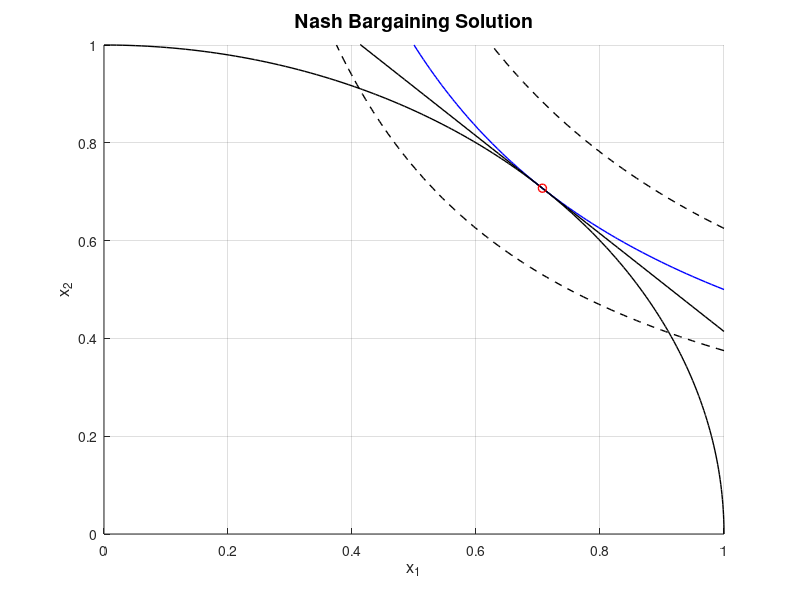

MATLAB code for this plot:
%--------------------------------------------------------
% Nash Bargaining (Octave)
%--------------------------------------------------------

clear
clc

%Printing the outputs as a text file if ==1
output_file=0;
%LaTeX Interpreter if ==1 (requires LaTeX to be installed)
latex_interpreter=0;

lb=[0, 0];
ub=[1, 1];
x0=[0.1, 0.1];

%Constraint h(x) >=0
%h=@(x) 1-x(1)^2-x(2)^2;
function y = h(x)
  y = 1-x(1)^2-x(2)^2;
endfunction

%Problem Set-up
%phi=@(x) -x(1)*x(2);
function y=phi(x)
  y= -x(1)*x(2); %negative
endfunction

%sqp
[x, obj, info, iter, nf, lambda] = sqp (x0, @phi, [], @h, lb,ub);
% "@" is needed when the functions phi and h are defined by "function ... endfunction"

if output_file==1
  dfile="Nash_bargaining_sqp.txt";
  if exist(dfile, 'file')
    delete(dfile);
  end
  diary(dfile)
  diary on
end

%Output
fprintf('Nash Bargaining Solution: %.4f,%.4f\n',x(1),x(2));

if output_file==1
  diary off
end

%Plot
slope_const=-x(1)/x(2); %The slope of the constraint - x1/x2
[x1, x2] = meshgrid(linspace(0, 1, 100), linspace(0, 1, 100));
figure();
hold on;
grid on;
contour(x1, x2, x1.^2 + x2.^2, [1, 1], 'LineWidth', 1, 'LineColor', 'k'); % constraint
contour(x1, x2, x1.*x2, [(-obj), (-obj)], 'LineWidth', 1, 'LineColor', 'b');
contour(x1, x2, x1.*x2, [0.75*(-obj), 1.25*(-obj)], 'LineWidth', 1, 'LineColor', 'k', 'LineStyle', '--');
plot(x1(1,:), slope_const*(x1(1,:)-x(1))+x(2),'k','LineWidth', 1);
plot(x(1),x(2),'ro','LineWidth', 1);
if latex_interpreter==1
  xlabel('$x_1$','Interpreter','latex','FontSize',12);
  ylabel('$x_2$','Interpreter','latex','FontSize',12);
  title('Nash Bargaining Solution','Interpreter','latex','FontSize',14);
else
  xlabel('x_1','FontSize',12);
  ylabel('x_2','FontSize',12);
  title('Nash Bargaining Solution','FontSize',14);
end
xlim([0,1]);
ylim([0,1]);
